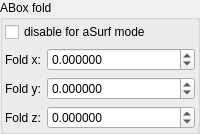
    <widget class="QGroupBox" name="groupBox_2">
     <property name="title">
      <string>ABox fold</string>
     </property>
     <layout class="QVBoxLayout" name="verticalLayout_5">
      <property name="leftMargin">
       <number>2</number>
      </property>
      <property name="topMargin">
       <number>2</number>
      </property>
      <property name="rightMargin">
       <number>2</number>
      </property>
      <property name="bottomMargin">
       <number>2</number>
      </property>
      <item>
       <widget class="MyCheckBox" name="checkBox_transf_function_enabledM">
        <property name="text">
         <string notr="true">disable for aSurf mode</string>
        </property>
       </widget>
      </item>
      <item>
       <layout class="QGridLayout" name="gridLayout_3" columnstretch="0,1">
        <item row="1" column="1">
         <widget class="MyDoubleSpinBox" name="spinbox3_transf_addition_constant_111_y">
          <property name="sizePolicy">
           <sizepolicy hsizetype="Minimum" vsizetype="Maximum">
            <horstretch>0</horstretch>
            <verstretch>0</verstretch>
           </sizepolicy>
          </property>
          <property name="decimals">
           <number>6</number>
          </property>
          <property name="minimum">
           <double>-99.989999999999995</double>
          </property>
          <property name="maximum">
           <double>99.989999999999995</double>
          </property>
          <property name="singleStep">
           <double>0.100000000000000</double>
          </property>
         </widget>
        </item>
        <item row="0" column="0">
         <widget class="QLabel" name="label_105">
          <property name="text">
           <string>Fold x:</string>
          </property>
         </widget>
        </item>
        <item row="2" column="0">
         <widget class="QLabel" name="label_107">
          <property name="text">
           <string>Fold z:</string>
          </property>
         </widget>
        </item>
        <item row="0" column="1">
         <widget class="MyDoubleSpinBox" name="spinbox3_transf_addition_constant_111_x">
          <property name="sizePolicy">
           <sizepolicy hsizetype="Minimum" vsizetype="Maximum">
            <horstretch>0</horstretch>
            <verstretch>0</verstretch>
           </sizepolicy>
          </property>
          <property name="prefix">
           <string/>
          </property>
          <property name="decimals">
           <number>6</number>
          </property>
          <property name="minimum">
           <double>-99.989999999999995</double>
          </property>
          <property name="singleStep">
           <double>0.100000000000000</double>
          </property>
         </widget>
        </item>
        <item row="2" column="1">
         <widget class="MyDoubleSpinBox" name="spinbox3_transf_addition_constant_111_z">
          <property name="sizePolicy">
           <sizepolicy hsizetype="Minimum" vsizetype="Maximum">
            <horstretch>0</horstretch>
            <verstretch>0</verstretch>
           </sizepolicy>
          </property>
          <property name="decimals">
           <number>6</number>
          </property>
          <property name="minimum">
           <double>-99.989999999999995</double>
          </property>
          <property name="maximum">
           <double>99.989999999999995</double>
          </property>
          <property name="singleStep">
           <double>0.100000000000000</double>
          </property>
         </widget>
        </item>
        <item row="1" column="0">
         <widget class="QLabel" name="label_106">
          <property name="text">
           <string>Fold y:</string>
          </property>
         </widget>
        </item>
       </layout>
      </item>
     </layout>
    </widget>
